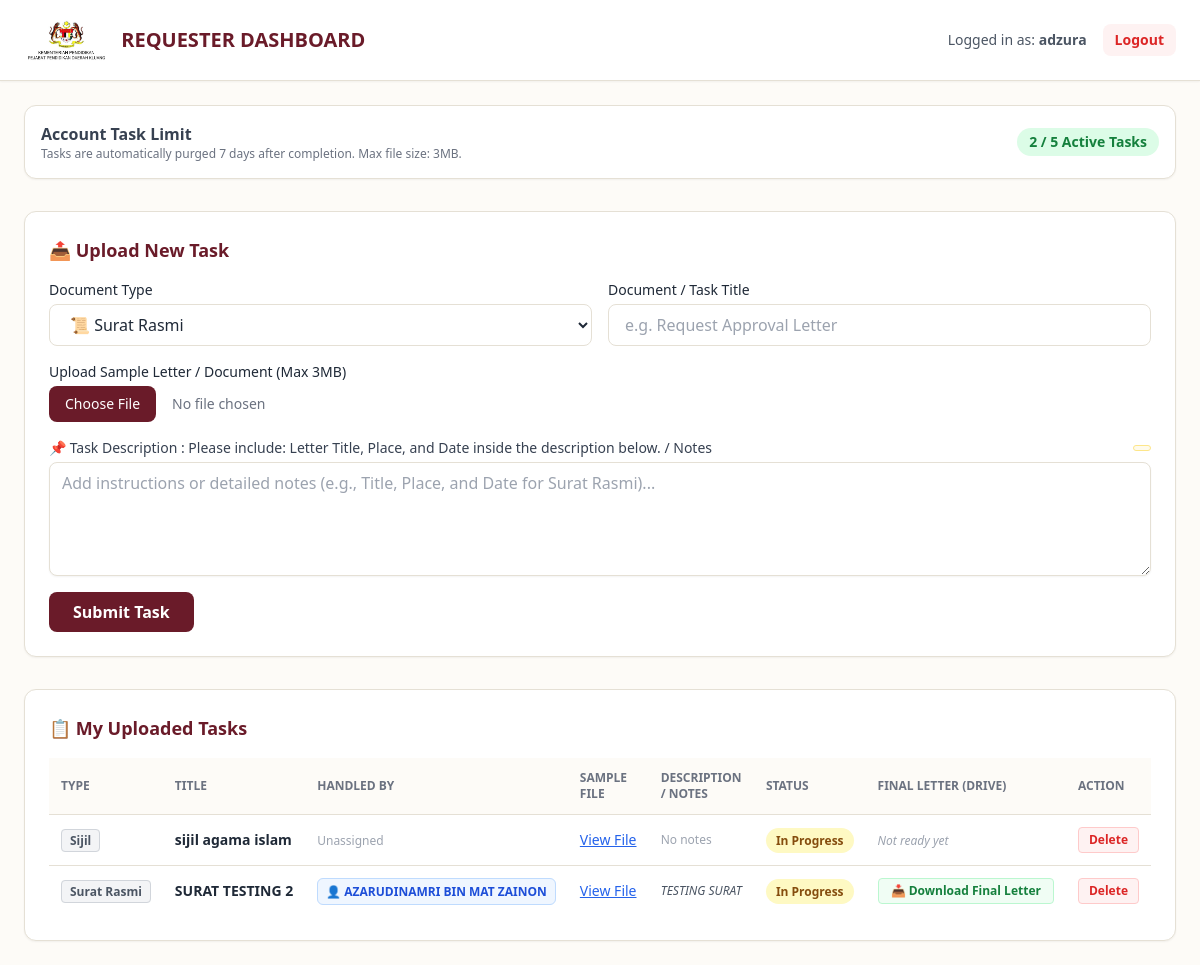
The page /index.php (signed in) on the database its author committed.
### tables this page shows
CREATE TABLE `documents` (
  `id` int(11) NOT NULL,
  `user_id` int(11) NOT NULL,
  `title` varchar(255) NOT NULL,
  `doc_type` enum('Surat Rasmi','Sijil') NOT NULL DEFAULT 'Surat Rasmi',
  `target_date` date NOT NULL,
  `sample_file` varchar(255) DEFAULT NULL,
  `status` enum('In Progress','Pending Signature','Done') DEFAULT 'In Progress',
  `completed_at` datetime DEFAULT NULL,
  `handler_id` int(11) DEFAULT NULL,
  `created_at` timestamp NULL DEFAULT current_timestamp(),
  `description` text NOT NULL,
  `final_link` varchar(255) DEFAULT NULL,
  `timbalan_status` varchar(50) DEFAULT 'Pending Review',
  `timbalan_comment` text DEFAULT NULL
);

CREATE TABLE `profiles` (
  `id` int(11) NOT NULL,
  `full_name` varchar(255) NOT NULL,
  `department` varchar(255) NOT NULL,
  `email` varchar(255) NOT NULL,
  `password` varchar(255) NOT NULL,
  `role` varchar(50) DEFAULT 'staff',
  `created_at` timestamp NULL DEFAULT current_timestamp()
);

### index.php (the view, shortened to what this page needs)
<?php
include 'db.php';
$user_id = $_SESSION['user_id'];
$count_stmt = $conn->prepare("SELECT COUNT(*) AS total FROM documents WHERE user_id = ?");
$count_stmt->bind_param("i", $user_id);
$count_stmt->execute();
$current_task_count = $count_stmt->get_result()->fetch_assoc()['total'];
$query = "
    SELECT documents.*, staff.full_name AS handler_name
    FROM documents
    LEFT JOIN profiles AS staff ON documents.handler_id = staff.id
    WHERE documents.user_id = ?
    ORDER BY documents.created_at DESC
";
$stmt = $conn->prepare($query);
$stmt->bind_param("i", $user_id);
$stmt->execute();
$user_tasks = $stmt->get_result();
?>
<!DOCTYPE html>
<html lang="en">
<head>
    <script src="https://cdn.tailwindcss.com"></script>
</head>
<body class="bg-[#FDFBF7] text-gray-800 min-h-screen">
    <header class="bg-white border-b border-[#E5E0D5] px-6 py-4 flex justify-between items-center shadow-sm">
        <div class="flex items-center gap-3">
            <img src="logoppd-removebg-preview.jpg" alt="PPD Kluang Logo" class="h-12 object-contain">
            <h1 class="text-xl font-bold text-[#6A1B29]">REQUESTER DASHBOARD</h1>
        </div>
        <div class="flex items-center gap-4">
            <span class="text-sm text-gray-600">Logged in as: <strong><?php echo htmlspecialchars($_SESSION['full_name']); ?></strong></span>
            <a href="login.html" class="bg-red-50 text-red-600 px-3 py-1.5 rounded-lg text-sm font-semibold hover:bg-red-100 transition">Logout</a>
        </div>
    </header>
    <main class="w-full px-6 py-6 space-y-8">
        <div class="bg-white border border-[#E5E0D5] p-4 rounded-xl flex justify-between items-center shadow-sm">
            <div>
                <h3 class="font-bold text-gray-700">Account Task Limit</h3>
                <p class="text-xs text-gray-500">Tasks are automatically purged 7 days after completion. Max file size: 3MB.</p>
            </div>
            <span class="text-sm font-bold px-3 py-1 rounded-full <?php echo ($current_task_count >= 5) ? 'bg-red-100 text-red-700' : 'bg-green-100 text-green-700'; ?>">
                <?php echo $current_task_count; ?> / 5 Active Tasks
            </span>
        </div>
        <section class="bg-white border border-[#E5E0D5] p-6 rounded-xl shadow-sm">
            <h2 class="text-lg font-bold text-[#6A1B29] mb-4">📤 Upload New Task</h2>
            <form action="index.php" method="POST" enctype="multipart/form-data" class="space-y-4">
                <div class="grid grid-cols-1 md:grid-cols-2 gap-4">
                    <div>
                        <label class="block text-sm font-medium mb-1">Document Type</label>
                        <select name="doc_type" id="doc_type_select" onchange="updateDescriptionPrompt()" required class="w-full px-4 py-2 border border-[#E5E0D5] rounded-lg bg-white">
                            <option value="Surat Rasmi">📜 Surat Rasmi</option>
                        </select>
                    </div>
                    <div>
                        <label class="block text-sm font-medium mb-1">Document / Task Title</label>
                        <input type="text" name="title" required placeholder="e.g. Request Approval Letter" class="w-full px-4 py-2 border border-[#E5E0D5] rounded-lg">
                    </div>
                </div>
                <div>
                    <label class="block text-sm font-medium mb-1">Upload Sample Letter / Document (Max 3MB)</label>
                    <input type="file" name="sample_file" accept=".pdf,.doc,.docx,.png,.jpg,.jpeg" class="w-full text-sm text-gray-500 file:mr-4 file:py-2 file:px-4 file:rounded-lg file:border-0 file:bg-[#6A1B29] file:text-white file:cursor-pointer">
                </div>
                <div>
                    <div class="flex justify-between items-center mb-1">
                        <label class="block text-sm font-medium text-gray-700">  📌 Task Description : Please include: Letter Title, Place, and Date inside the description below. / Notes</label>
                        <span id="description_prompt" class="text-xs font-semibold text-amber-700 bg-amber-50 px-2 py-0.5 rounded border border-amber-200"></span>
                    </div>
                    <textarea name="description" rows="4" maxlength="1000" class="mt-1 block w-full rounded-lg border border-[#E5E0D5] px-3 py-2 shadow-sm" placeholder="Add instructions or detailed notes (e.g., Title, Place, and Date for Surat Rasmi)..."></textarea>
                </div>
                <button type="submit" <?php if($current_task_count >= 5) echo 'disabled class="opacity-50 cursor-not-allowed bg-gray-400 text-white px-6 py-2 rounded-lg font-semibold"'; else echo 'class="bg-[#6A1B29] text-white px-6 py-2 rounded-lg font-semibold hover:bg-[#52131F] transition"'; ?>>
                    Submit Task
                </button>
            </form>
        </section>
        <section class="bg-white border border-[#E5E0D5] p-6 rounded-xl shadow-sm">
            <h2 class="text-lg font-bold text-[#6A1B29] mb-4">📋 My Uploaded Tasks</h2>
            <div class="overflow-x-auto">
                <table class="w-full text-left border-collapse">
                    <thead>
                        <tr class="border-b border-[#E5E0D5] bg-[#FDFBF7] text-xs text-gray-500 uppercase">
                            <th class="p-3">Type</th>
                            <th class="p-3">Title</th>
                            <th class="p-3">Handled By</th>
                            <th class="p-3">Sample File</th>
                            <th class="p-3">Description / Notes</th>
                            <th class="p-3">Status</th>
                            <th class="p-3">Final Letter (Drive)</th>
                            <th class="p-3">Action</th>
                        </tr>
                    </thead>
                    <tbody id="taskTableBody" class="divide-y divide-[#E5E0D5] text-sm">
                        <?php if ($user_tasks->num_rows > 0): ?>
                            <?php while ($row = $user_tasks->fetch_assoc()): ?>
                                <tr>
                                    <td class="p-3 font-semibold text-gray-600 whitespace-nowrap">
                                        <span class="px-2 py-0.5 rounded text-xs bg-gray-100 border border-gray-300">
                                            <?php echo htmlspecialchars($row['doc_type']); ?>
                                        </span>
                                    </td>
                                    <td class="p-3 font-semibold text-gray-800 whitespace-nowrap"><?php echo htmlspecialchars($row['title']); ?></td>
                                    <td class="p-3 text-gray-700 font-medium whitespace-nowrap">
                                        <?php if (!empty($row['handler_name'])): ?>
                                            <span class="text-xs bg-blue-50 text-blue-700 px-2 py-1 rounded-md font-bold border border-blue-200">
                                                👤 <?php echo htmlspecialchars($row['handler_name']); ?>
                                            </span>
                                        <?php else: ?>
                                            <span class="text-xs text-gray-400 font-normal">Unassigned</span>
                                        <?php endif; ?>
                                    </td>
                                    <td class="p-3 whitespace-nowrap">
                                        <?php if (!empty($row['sample_file'])): ?>
                                            <a href="<?php echo htmlspecialchars($row['sample_file']); ?>" target="_blank" class="text-blue-600 underline">View File</a>
                                        <?php else: ?>
                                            <span class="text-gray-400">None</span>
                                        <?php endif; ?>
                                    </td>
                                    <td class="p-3 text-gray-600 italic text-xs max-w-xs whitespace-normal break-words" title="<?php echo htmlspecialchars($row['description'] ?? ''); ?>">
                                        <?php echo !empty($row['description']) ? htmlspecialchars($row['description']) : '<span class="text-gray-400 not-italic">No notes</span>'; ?>
                                    </td>
                                    <td class="p-3 whitespace-nowrap">
                                        <?php
                                            $status = $row['status'];
                                            $badge = "bg-yellow-100 text-yellow-800";
                                        ?>
                                        <span class="px-2.5 py-1 rounded-full text-xs font-bold <?php echo $badge; ?>">
                                            <?php echo htmlspecialchars($status); ?>
                                        </span>
                                    </td>
                                    <td class="p-3 whitespace-nowrap">
                                        <?php if (!empty($row['final_link'])): ?>
                                            <a href="<?php echo htmlspecialchars($row['final_link']); ?>" target="_blank" class="inline-block bg-green-50 text-green-700 border border-green-200 px-3 py-1 rounded text-xs font-bold hover:bg-green-100 transition">
                                                📥 Download Final Letter
                                            </a>
                                        <?php else: ?>
                                            <span class="text-xs text-gray-400 italic">Not ready yet</span>
                                        <?php endif; ?>
                                    </td>
                                    <td class="p-3 whitespace-nowrap">
                                        <form action="index.php" method="POST" onsubmit="return confirm('Delete this task and clear storage?');">
                                            <button type="submit" class="text-xs text-red-600 border border-red-200 bg-red-50 hover:bg-red-100 px-2.5 py-1 rounded font-semibold transition">
                                                Delete
                                            </button>
                                        </form>
                                    </td>
                                </tr>
                            <?php endwhile; ?>
                        <?php else: ?>
                            <tr><td colspan="8" class="p-4 text-center text-gray-500">You haven't uploaded any tasks yet.</td></tr>
                        <?php endif; ?>
                    </tbody>
                </table>
            </div>
        </section>
    </main>
</body>
</html>

### rows shown on the page
documents: doc_type "Sijil", title "sijil agama islam", shows "Unassigned", description "No notes", status "In Progress", shows "Not ready yet"
documents: doc_type "Surat Rasmi", title "SURAT TESTING 2", profiles.full_name "AZARUDINAMRI BIN MAT ZAINON", description "TESTING SURAT", status "In Progress"

### other values the page prints
$_SESSION['full_name'] "adzura"
$current_task_count "2"
